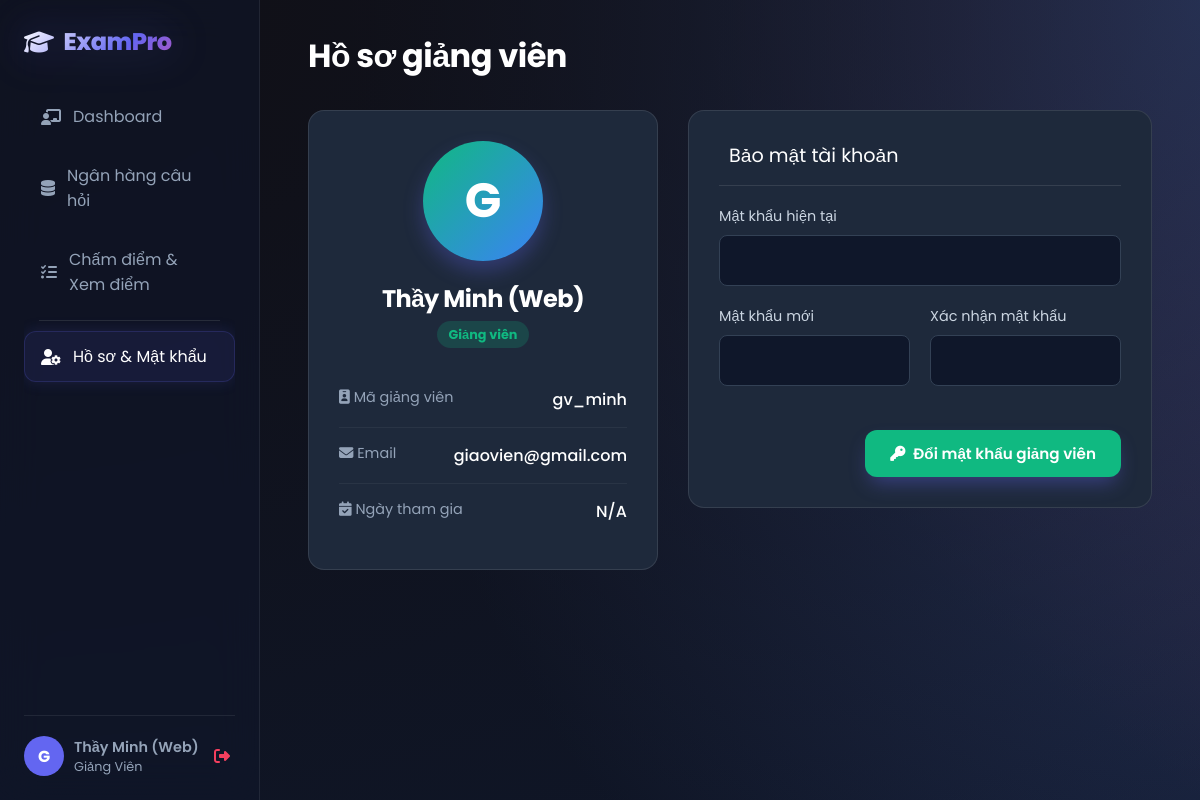
Screenshot of /teacher/profile.php (signed in) with the database file from the repository.
### tables this page shows
CREATE TABLE `users` (
  `id` int(11) NOT NULL,
  `username` varchar(50) NOT NULL,
  `password` varchar(255) NOT NULL,
  `fullname` varchar(100) DEFAULT NULL,
  `email` varchar(100) NOT NULL,
  `role` enum('admin','teacher','student') NOT NULL DEFAULT 'student',
  `reset_token` varchar(255) DEFAULT NULL,
  `reset_token_expire` datetime DEFAULT NULL
);

### teacher/profile.php (the view, shortened to what this page needs)
<?php
require_once '../config/database.php';
$user_id = $_SESSION['user_id'];
$stmt = $conn->prepare("SELECT * FROM users WHERE id = ?");
$stmt->execute([$user_id]);
$user = $stmt->fetch();
?>
<!DOCTYPE html>
<html lang="vi">
<head>
    <link rel="stylesheet" href="https://cdnjs.cloudflare.com/ajax/libs/font-awesome/6.4.0/css/all.min.css">
    <link rel="stylesheet" href="../assets/css/style.css">
    <link rel="stylesheet" href="../assets/css/profile.css">
</head>
<body>
    <div class="app-container">
        <?php include '../includes/sidebar.php'; ?>
        <main class="main-content">
            <h1 style="margin-bottom: 30px;">Hồ sơ giảng viên</h1>
            <div class="profile-grid">
                <div class="profile-card">
                    <div class="user-avatar-large" style="background: linear-gradient(135deg, #10b981, #3b82f6);">
                        <?php echo strtoupper(substr($user['username'], 0, 1)); ?>
                    </div>
                    <h2 style="text-align: center; color: #fff; margin-bottom: 5px;"><?php echo $user['fullname']; ?></h2>
                    <p style="text-align: center; color: #94a3b8; margin-bottom: 25px;">
                        <span class="status-badge" style="background: rgba(16, 185, 129, 0.2); color: #10b981;">Giảng viên</span>
                    </p>
                    <div class="info-list">
                        <div class="info-item">
                            <span class="info-label"><i class="fa-solid fa-id-badge"></i> Mã giảng viên</span>
                            <span class="info-value"><?php echo $user['username']; ?></span>
                        </div>
                        <div class="info-item">
                            <span class="info-label"><i class="fa-solid fa-envelope"></i> Email</span>
                            <span class="info-value"><?php echo $user['email'] ?? 'Chưa cập nhật'; ?></span>
                        </div>
                        <div class="info-item">
                            <span class="info-label"><i class="fa-solid fa-calendar-check"></i> Ngày tham gia</span>
                            <span class="info-value">
                                <?php echo !empty($user['created_at']) ? date('d/m/Y', strtotime($user['created_at'])) : 'N/A'; ?>
                            </span>
                        </div>
                    </div>
                </div>
                <div class="profile-card">
                    <div class="card-title">
                        <i class="fa-solid fa-shield-lock" style="color: #10b981;"></i> Bảo mật tài khoản
                    </div>
                    <form method="POST">
                        <div class="form-group" style="margin-bottom: 20px;">
                            <label style="color: #cbd5e1; display: block; margin-bottom: 8px;">Mật khẩu hiện tại</label>
                            <input type="password" name="old_pass" class="form-control" style="background: #0f172a; border-color: #334155; color: #fff; padding: 12px; width: 100%; border-radius: 8px;" required>
                        </div>
                        <div style="display: grid; grid-template-columns: 1fr 1fr; gap: 20px; margin-bottom: 20px;">
                            <div class="form-group">
                                <label style="color: #cbd5e1; display: block; margin-bottom: 8px;">Mật khẩu mới</label>
                                <input type="password" name="new_pass" class="form-control" style="background: #0f172a; border-color: #334155; color: #fff; padding: 12px; width: 100%; border-radius: 8px;" required>
                            </div>
                            <div class="form-group">
                                <label style="color: #cbd5e1; display: block; margin-bottom: 8px;">Xác nhận mật khẩu</label>
                                <input type="password" name="confirm_pass" class="form-control" style="background: #0f172a; border-color: #334155; color: #fff; padding: 12px; width: 100%; border-radius: 8px;" required>
                            </div>
                        </div>
                        <div style="text-align: right;">
                            <button type="submit" class="btn btn-primary" style="padding: 12px 25px; background: #10b981; border: none;">
                                <i class="fa-solid fa-key"></i> Đổi mật khẩu giảng viên
                            </button>
                        </div>
                    </form>
                </div>
            </div>
        </main>
    </div>
</body>
</html>

### assets/css/style.css (style rules this page uses)
:root { --primary: #6366f1; --primary-glow: rgba(99, 102, 241, 0.5); --secondary: #ec4899; --accent: #8b5cf6; --bg-dark: #0f172a; --text-main: #f8fafc; --text-light: #94a3b8; --glass-bg: rgba(30, 41, 59, 0.7); --glass-border: rgba(255, 255, 255, 0.08); --glass-shine: rgba(255, 255, 255, 0.03); --radius: 16px; --sidebar-width: 260px; --transition: all 0.3s cubic-bezier(0.4, 0, 0.2, 1); }
* { margin: 0; padding: 0; box-sizing: border-box; font-family: 'Poppins', sans-serif; }
body { background-color: var(--bg-dark); background-image: radial-gradient(at 0% 0%, hsla(253,16%,7%,1) 0, transparent 50%), radial-gradient(at 50% 0%, hsla(225,39%,30%,1) 0, transparent 50%), radial-gradient(at 100% 0%, hsla(339,49%,30%,1) 0, transparent 50%); background-size: 200% 200%; animation: aurora 15s ease infinite; color: var(--text-main); min-height: 100vh; overflow-x: hidden; }
.app-container { display: flex; width: 100%; min-height: 100vh; margin: 0; padding: 0; }
.main-content { margin-left: var(--sidebar-width) !important; width: calc(100% - var(--sidebar-width)) !important; padding: 2rem 3rem; flex: 1; position: relative; }
h1, h2, h3 { color: #fff; font-weight: 700; letter-spacing: -0.5px; margin-bottom: 1rem; }
p { color: var(--text-light); line-height: 1.6; }
.form-group { margin-bottom: 1.5rem; }
.form-group label { color: var(--text-light); font-size: 0.9rem; margin-bottom: 8px; display: block; }
.form-control { width: 100%; padding: 14px 16px; background: rgba(0, 0, 0, 0.3); border: 1px solid var(--glass-border); color: #fff; border-radius: 12px; font-size: 1rem; transition: var(--transition); }
.btn { padding: 12px 28px; border-radius: 12px; font-weight: 600; font-size: 0.95rem; border: none; cursor: pointer; transition: var(--transition); display: inline-flex; align-items: center; justify-content: center; gap: 8px; }
.btn-primary { background: linear-gradient(135deg, var(--primary), var(--accent)); color: white; box-shadow: 0 10px 20px -5px rgba(99, 102, 241, 0.4); }
.status-badge { padding: 5px 12px; border-radius: 20px; font-size: 0.8rem; font-weight: bold; }

### assets/css/profile.css (style rules this page uses)
.profile-grid { display: grid; grid-template-columns: 350px 1fr; gap: 30px; }
.profile-card { background: #1e293b; border: 1px solid rgba(255,255,255,0.1); border-radius: 16px; padding: 30px; height: fit-content; }
.user-avatar-large { width: 120px; height: 120px; background: linear-gradient(135deg, #6366f1, #8b5cf6); border-radius: 50%; margin: 0 auto 20px; display: flex; align-items: center; justify-content: center; font-size: 3rem; font-weight: bold; color: white; box-shadow: 0 10px 20px rgba(99, 102, 241, 0.3); }
.info-item { padding: 15px 0; border-bottom: 1px solid rgba(255,255,255,0.05); display: flex; justify-content: space-between; }
.info-item:last-child { border-bottom: none; }
.info-label { color: #94a3b8; font-size: 0.9rem; }
.info-value { color: #fff; font-weight: 500; }
.card-title { font-size: 1.2rem; color: #fff; margin-bottom: 20px; padding-bottom: 15px; border-bottom: 1px solid rgba(255,255,255,0.1); display: flex; align-items: center; gap: 10px; }

### rows the page displays
users: username "G", fullname "Thầy Minh (Web)", username "gv_minh", email "giaovien@gmail.com"

### other values shown
substr($_SESSION['username'], 0, 1) "G"
$_SESSION['fullname'] "Thầy Minh (Web)"
$role_name "Giảng Viên"
